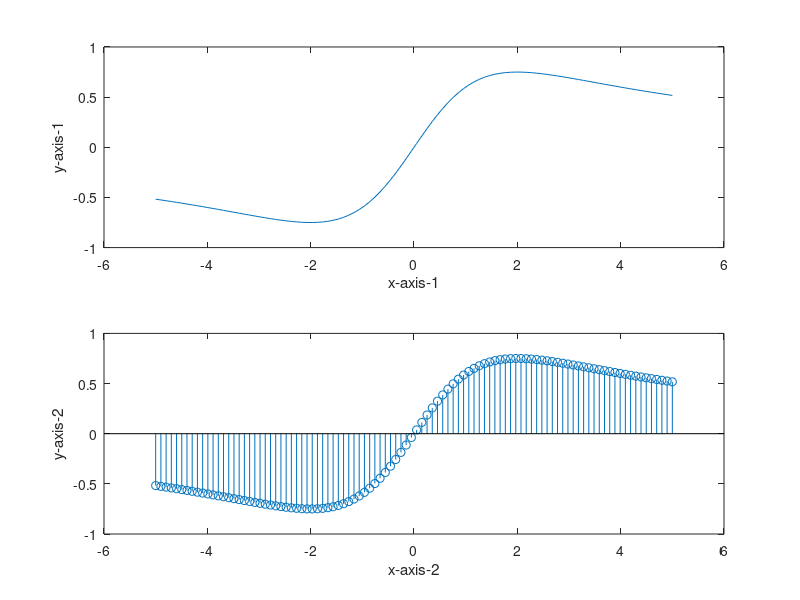

Source code (MATLAB):
% Name : Samarth Shah
% Roll No: AU1841145
% Lab1 (Question_1) Generate deterministic continuous time signal having equation
% x(t)= 3t /(4+ t2) and discrete time signal having equation x(n)= 3n /(4+ n2).
% Use subplot command to display both figures .
subplot(2,1,1); %in order to have multiple graphs
x_axis_1=linspace(-5,5);
y_axis_1= 3*x_axis_1./(4+power(x_axis_1,2));
plot(x_axis_1,y_axis_1); %plotting the first function
xlabel ('x-axis-1');
ylabel ('y-axis-1');
subplot(2,1,2); %in order to have multiple graphs
x_axis_2=linspace(-5,5);%defining the range of the function
y_axis_2= 3*x_axis_2./(4+power(x_axis_2,2));
stem(x_axis_2,y_axis_2);%plotting discrete function using stem
xlabel ('x-axis-2');
ylabel ('y-axis-2');
